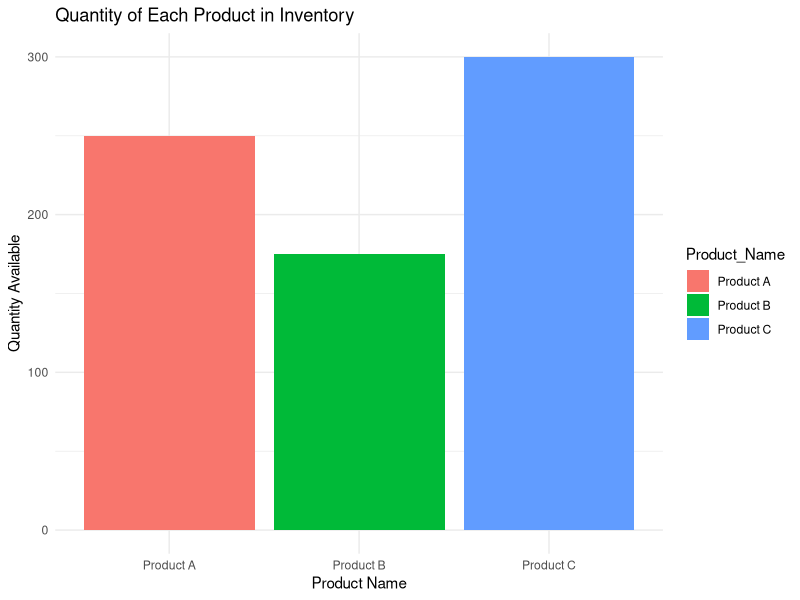
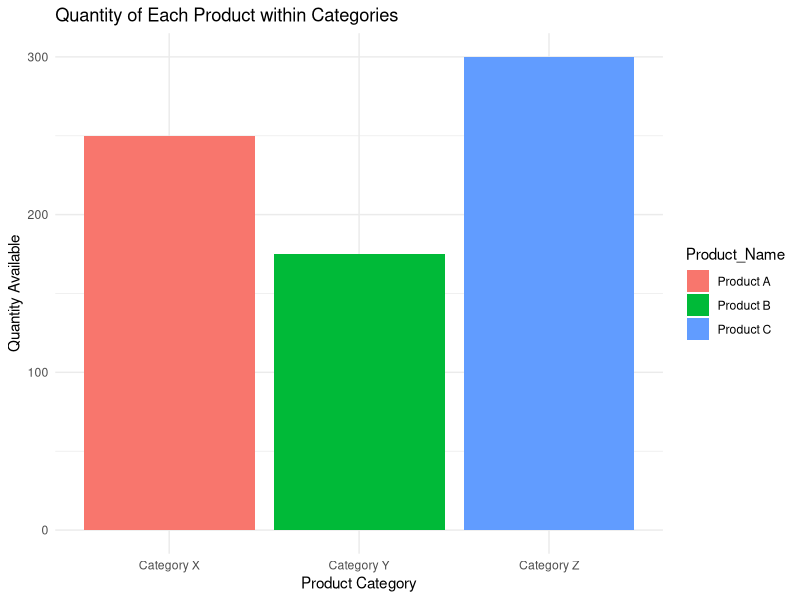

R code for these plots, in order:
library(ggplot2)
library(dplyr)

# Sample data
product_data <- data.frame(
  Product_ID = c(1, 2, 3),
  Product_Name = c("Product A", "Product B", "Product C"),
  Quantity_Available = c(250, 175, 300),
  Price = c(20, 15, 18)
)

# a. Bar chart to visualize the quantity of each product in the inventory
quantity_bar_chart <- ggplot(product_data, aes(x = Product_Name, y = Quantity_Available, fill = Product_Name)) +
  geom_bar(stat = "identity") +
  labs(title = "Quantity of Each Product in Inventory",
       x = "Product Name",
       y = "Quantity Available") +
  theme_minimal()

# b. Stacked bar chart to show the quantity of each product within different product categories
# Assuming there's a Product_Category column in the data
product_data$Product_Category <- c("Category X", "Category Y", "Category Z")

stacked_bar_chart <- ggplot(product_data, aes(x = Product_Category, y = Quantity_Available, fill = Product_Name)) +
  geom_bar(stat = "identity") +
  labs(title = "Quantity of Each Product within Categories",
       x = "Product Category",
       y = "Quantity Available") +
  theme_minimal()

# c. Table to show the inventory data for each product
inventory_table <- product_data %>%
  select(Product_ID, Product_Name, Quantity_Available, Price) %>%
  rename("Product ID" = Product_ID,
         "Quantity Available" = Quantity_Available,
         "Price (in $)" = Price)

# Display the visualizations and table
print(quantity_bar_chart)
print(stacked_bar_chart)
print(inventory_table)
